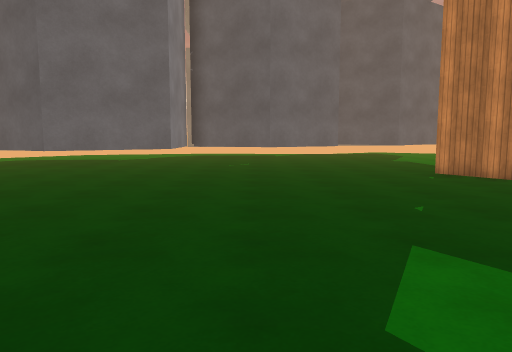
view 1 (above)

24 first-person views from a walk through a Unity game level. The camera is 1.3 m above the floor, tilts 6° down and sees 70° across. The floor is counted in squares, 1 m on a side. Each view is taken from the middle of a square. On the plan, view 1 faces up. The plan holds only what a view shows up to about 15 squares ahead; the rest is blank. The place goes on beyond the plan. Surface patterns are stand-ins for the level's own textures.

view 2
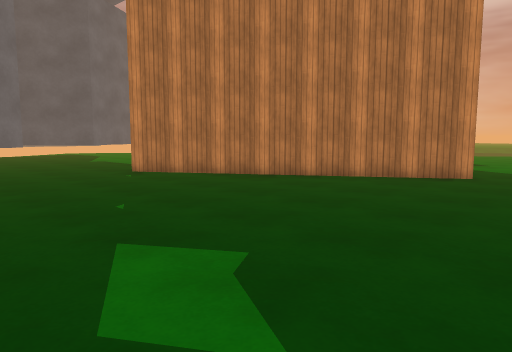

view 3
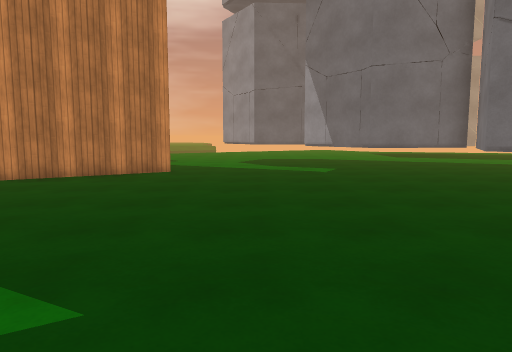

view 4
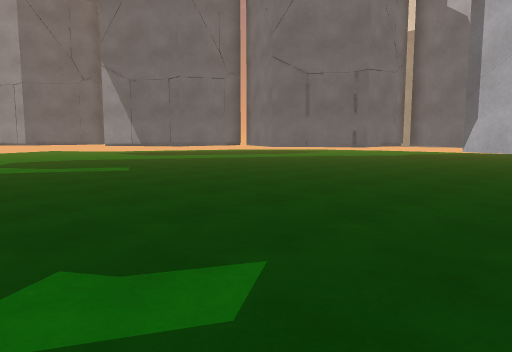

view 5
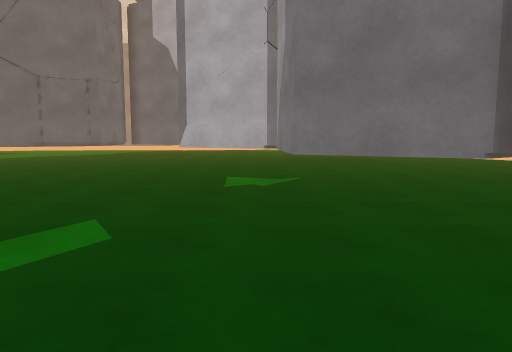

view 6
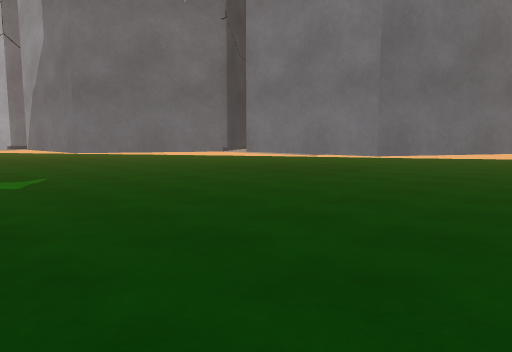

view 7
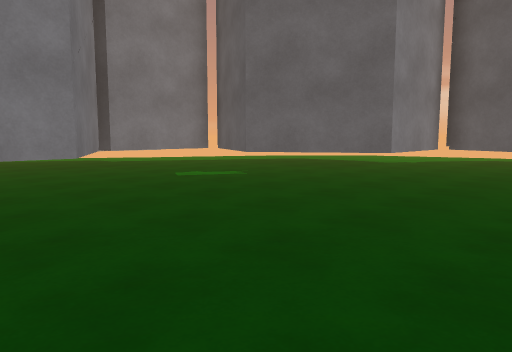

view 8
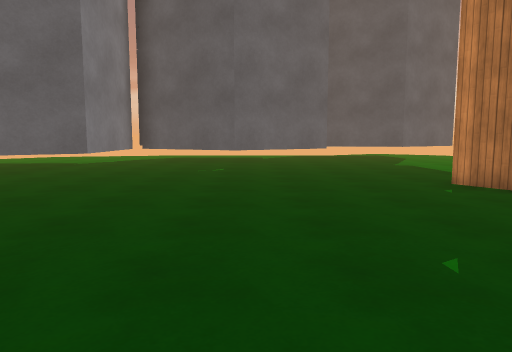

view 9
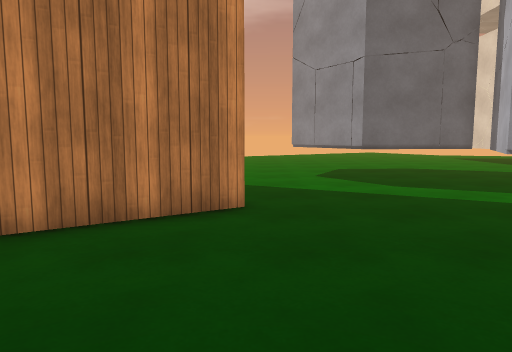

view 10
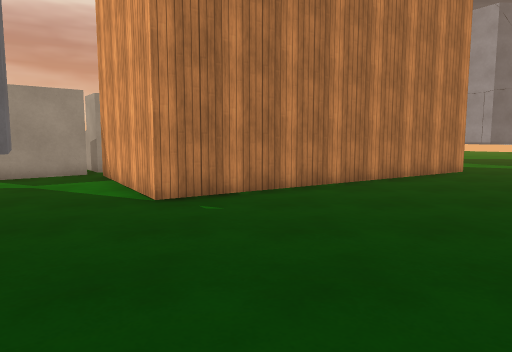

view 11
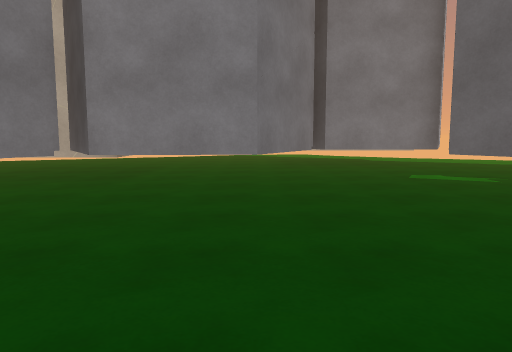

view 12
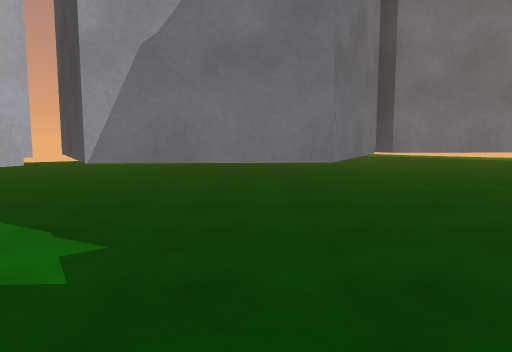

view 13
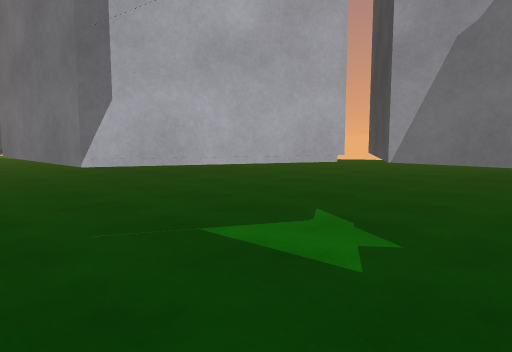

view 14
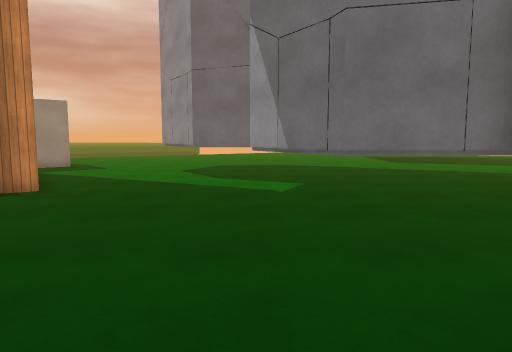

view 15
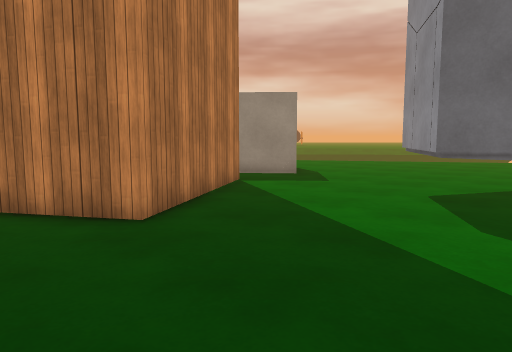

view 16
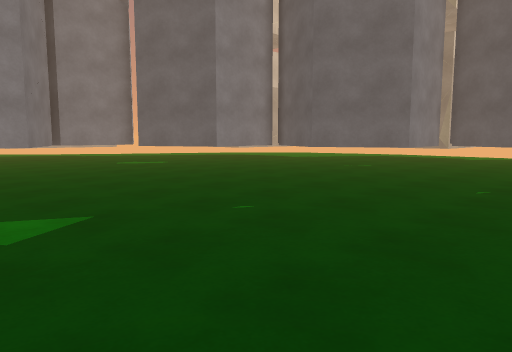

view 17
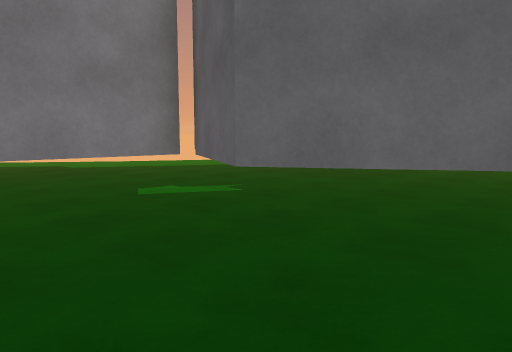

view 18
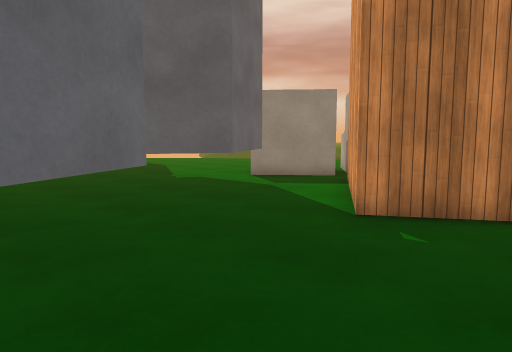

view 19
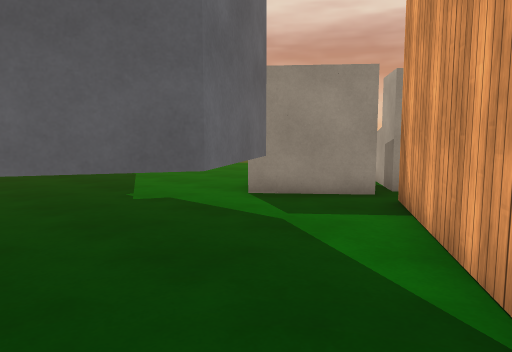

view 20
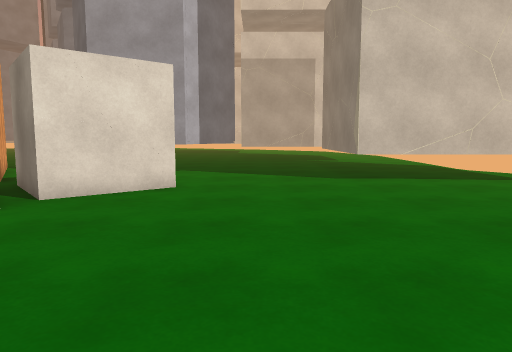

view 21
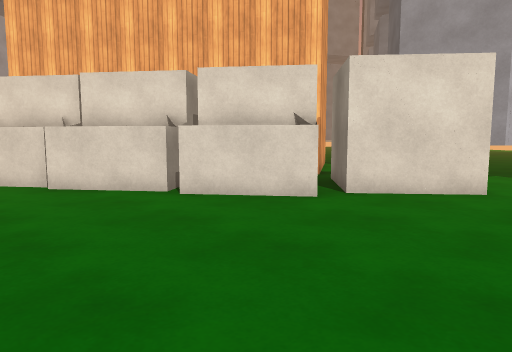

view 22
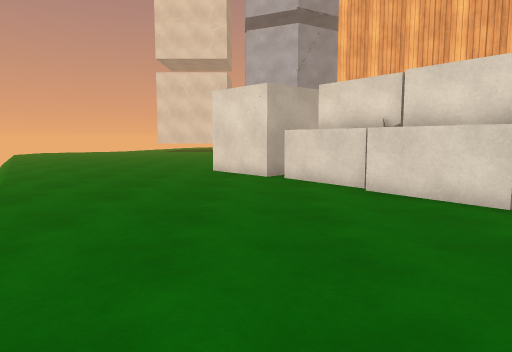

view 23
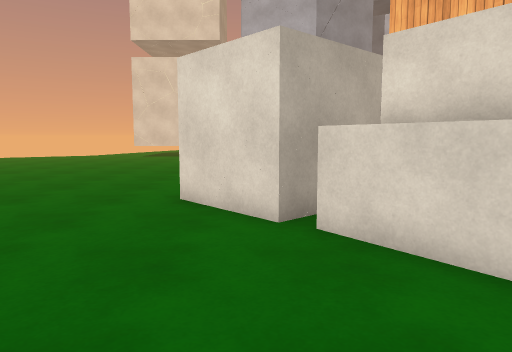

view 24
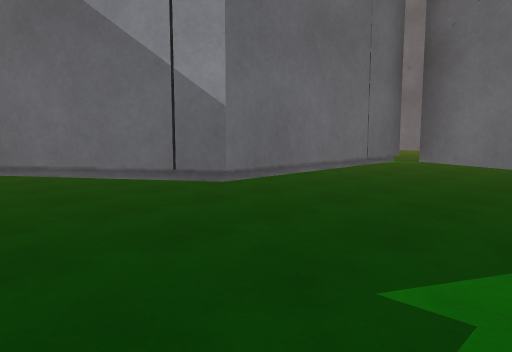

### Floor plan
Key: @ floor where view 1 was taken; # wall or solid block; . floor; / step, stairs or slope; ^ raised ledge; O other object.
Columns run from 10 left of view 1 to 25 right of it. Each row starts with its distance up from view 1.
 30                     #.
 29                     #...
 28                     #....
 27                     #......
 26                 #####.......
 25                 ..............
 24                 ..............
 23                 .............. /
 22     ..          O...............
 21    ...           OO...O.........
 20    ... ..          O. OO........./
 19    ......          OOO OO#........
 18    ......          O.OOO^^......../
 17    .....     OOO OO...O##^^......../
 16    .....     O.OOO...#   #^#........
 15 ....  ..     O.....###   #^^........
 14 ...OO  OO   OO....##     ## ^.......
 13 ..OO   O.OOOO....##       ##^.......
 12 ..O    O..O......##        #^^......
 11 O.O    O..........#         # ^.....
 10  OOO  OO..........##        ##OO....
  9   O.OOO............##        OO O...
  8   O.................#        OO O...
  7   O.................##      ..OO....
  6   OOO................##   ##........
  5     OO................# ###.........
  4      O................###...........
  3      O..............................
  2      O.......................O......
  1  # OOOOO...................OOOOO....
  0  #.OO  OO.@...............OO   O..
 -1  #.     O.................O
 -2  #.     O..............OO.O
 -3  #.     O............OO OOO
 -4   ..  OOOOO..........O
 -5   ....    OO......O..O     .....
 -6 ......     O....OOOO.O     .....
 -7 ......      O..OO   OO     .....

Where each view was taken, in squares from view 1:
view 1: 0 up, 0 right, facing up
view 2: 0 up, 0 right, facing up-right
view 3: 0 up, 1 left, facing right
view 4: 4 up, 1 left, facing down-right
view 5: 7 up, 1 left, facing down
view 6: 8 up, 1 right, facing down-left
view 7: 3 up, 1 right, facing up-left
view 8: 3 up, 1 right, facing up
view 9: 3 up, 6 right, facing right
view 10: 11 up, 1 left, facing right
view 11: 5 up, 2 right, facing left
view 12: 1 down, 3 right, facing left
view 13: 1 down, 3 right, facing down-left
view 14: 2 down, 4 right, facing right
view 15: 2 down, 10 right, facing up-right
view 16: 2 up, 8 right, facing up-left
view 17: 6 up, 2 left, facing up-left
view 18: 10 up, 1 right, facing up-right
view 19: 13 up, 4 right, facing up-right
view 20: 23 up, 21 right, facing left
view 21: 23 up, 21 right, facing down-left
view 22: 22 up, 21 right, facing down
view 23: 16 up, 21 right, facing down
view 24: 15 up, 10 left, facing down-right
